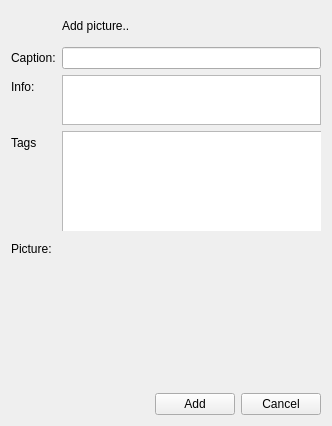
<?xml version="1.0" encoding="UTF-8"?>
<ui version="4.0">
 <class>picture_add_form</class>
 <widget class="QWidget" name="picture_add_form">
  <property name="geometry">
   <rect>
    <x>0</x>
    <y>0</y>
    <width>332</width>
    <height>426</height>
   </rect>
  </property>
  <property name="windowTitle">
   <string>Add picture</string>
  </property>
  <layout class="QFormLayout" name="formLayout">
   <property name="fieldGrowthPolicy">
    <enum>QFormLayout::AllNonFixedFieldsGrow</enum>
   </property>
   <item row="0" column="0">
    <widget class="QLabel" name="label">
     <property name="text">
      <string/>
     </property>
     <property name="pixmap">
      <pixmap resource="../qtclient.qrc">:/images/picture_add.png</pixmap>
     </property>
    </widget>
   </item>
   <item row="1" column="0">
    <widget class="QLabel" name="label_caption">
     <property name="text">
      <string>Caption:</string>
     </property>
    </widget>
   </item>
   <item row="1" column="1">
    <widget class="QLineEdit" name="caption">
     <property name="initialFocus" stdset="0">
      <bool>true</bool>
     </property>
    </widget>
   </item>
   <item row="2" column="0">
    <widget class="QLabel" name="label_info">
     <property name="text">
      <string>Info:</string>
     </property>
    </widget>
   </item>
   <item row="2" column="1">
    <widget class="QPlainTextEdit" name="info">
     <property name="maximumSize">
      <size>
       <width>16777215</width>
       <height>50</height>
      </size>
     </property>
    </widget>
   </item>
   <item row="3" column="0">
    <widget class="QLabel" name="label_tags">
     <property name="text">
      <string>Tags</string>
     </property>
    </widget>
   </item>
   <item row="3" column="1">
    <widget class="QGroupBox" name="tagwrap">
     <property name="enabled">
      <bool>true</bool>
     </property>
     <property name="minimumSize">
      <size>
       <width>0</width>
       <height>100</height>
      </size>
     </property>
     <property name="title">
      <string/>
     </property>
     <property name="flat">
      <bool>true</bool>
     </property>
     <property name="checkable">
      <bool>false</bool>
     </property>
     <widget class="QTreeWidget" name="tag">
      <property name="geometry">
       <rect>
        <x>0</x>
        <y>0</y>
        <width>311</width>
        <height>101</height>
       </rect>
      </property>
      <property name="selectionMode">
       <enum>QAbstractItemView::MultiSelection</enum>
      </property>
      <property name="headerHidden">
       <bool>true</bool>
      </property>
      <property name="expandsOnDoubleClick">
       <bool>false</bool>
      </property>
      <property name="doctype" stdset="0">
       <string>TagHierarchyRequest.simpleform</string>
      </property>
      <property name="rootelement" stdset="0">
       <string>tag</string>
      </property>
      <property name="action" stdset="0">
       <string notr="true">read</string>
      </property>
      <column>
       <property name="text">
        <string>tag</string>
       </property>
      </column>
     </widget>
    </widget>
   </item>
   <item row="4" column="0">
    <widget class="QLabel" name="label_picture">
     <property name="text">
      <string>Picture:</string>
     </property>
    </widget>
   </item>
   <item row="4" column="1">
    <widget class="PictureChooser" name="image" native="true">
     <property name="minimumSize">
      <size>
       <width>0</width>
       <height>150</height>
      </size>
     </property>
     <property name="state" stdset="0">
      <string notr="true">{global.lastPictureDir}</string>
     </property>
    </widget>
   </item>
   <item row="5" column="1">
    <layout class="QHBoxLayout" name="horizontalLayout">
     <item>
      <spacer name="horizontalSpacer">
       <property name="orientation">
        <enum>Qt::Horizontal</enum>
       </property>
       <property name="sizeHint" stdset="0">
        <size>
         <width>40</width>
         <height>20</height>
        </size>
       </property>
      </spacer>
     </item>
     <item>
      <widget class="QPushButton" name="add">
       <property name="text">
        <string>Add</string>
       </property>
       <property name="rootelement" stdset="0">
        <string notr="true">picture</string>
       </property>
       <property name="doctype" stdset="0">
        <string notr="true">Picture.simpleform</string>
       </property>
       <property name="action" stdset="0">
        <string notr="true">create</string>
       </property>
       <property name="form" stdset="0">
        <string notr="true">pictures</string>
       </property>
       <property name="global.lastPictureDir" stdset="0">
        <string notr="true">{image.state}</string>
       </property>
      </widget>
     </item>
     <item>
      <widget class="QPushButton" name="cancel">
       <property name="text">
        <string>Cancel</string>
       </property>
       <property name="form" stdset="0">
        <string notr="true">pictures</string>
       </property>
      </widget>
     </item>
    </layout>
   </item>
   <item row="0" column="1">
    <widget class="QLabel" name="label_2">
     <property name="text">
      <string>Add picture..</string>
     </property>
    </widget>
   </item>
  </layout>
 </widget>
 <customwidgets>
  <customwidget>
   <class>PictureChooser</class>
   <extends>QWidget</extends>
   <header>PictureChooser.hpp</header>
  </customwidget>
 </customwidgets>
 <tabstops>
  <tabstop>caption</tabstop>
  <tabstop>info</tabstop>
  <tabstop>tag</tabstop>
  <tabstop>image</tabstop>
  <tabstop>add</tabstop>
  <tabstop>cancel</tabstop>
 </tabstops>
 <resources>
  <include location="../qtclient.qrc"/>
  <include location="../qtclient.qrc"/>
 </resources>
 <connections/>
</ui>
